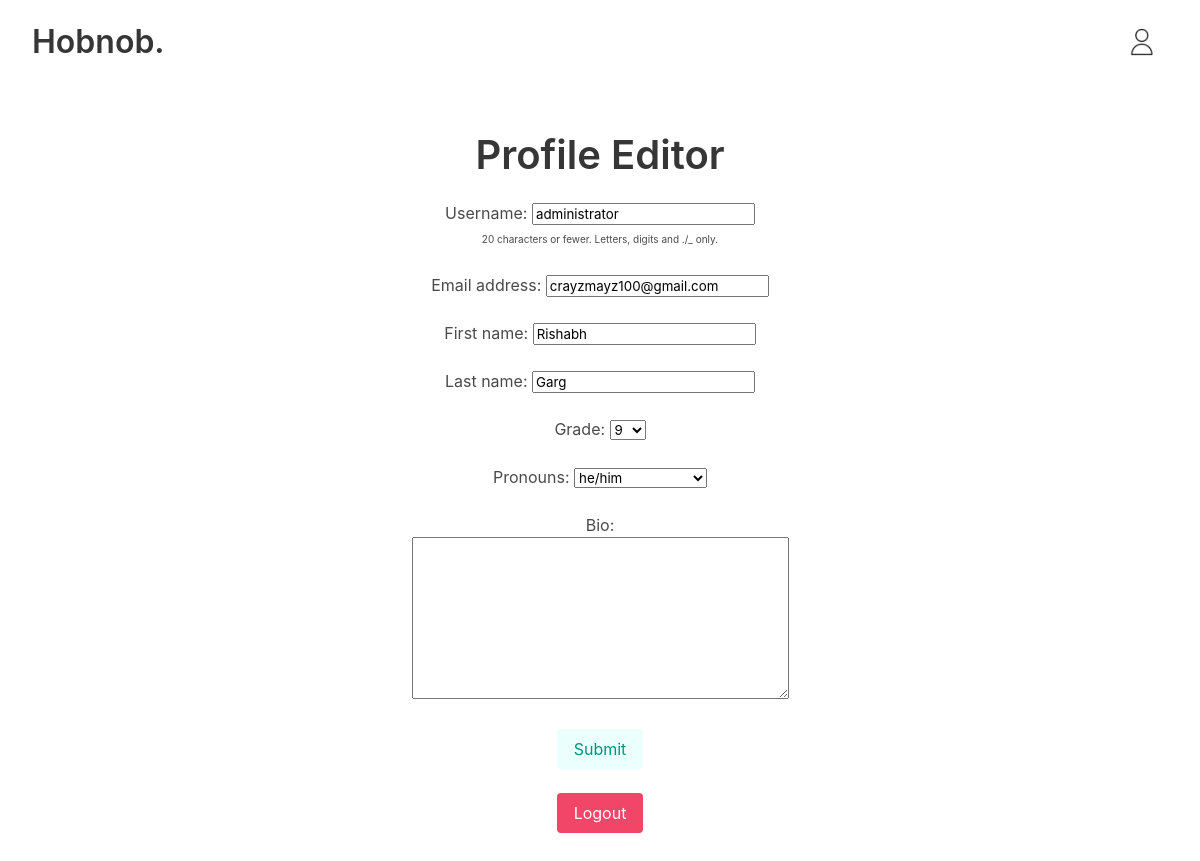
Page /profile/ (signed in) on the earlier database version.
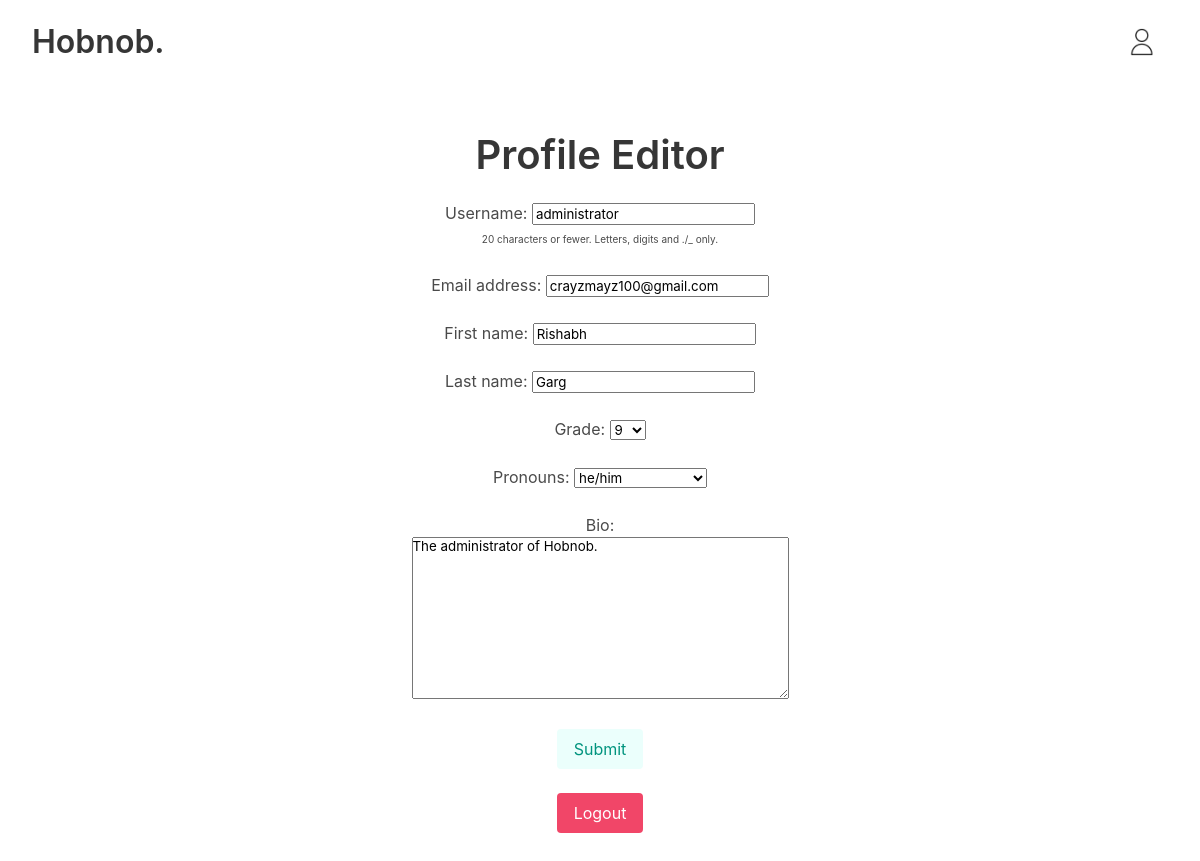
Same page on the later database version.
### WebApp/models.py (models this page shows, shortened)
class User(AbstractUser):
    username_validator = UsernameValidator()
    username = models.CharField(
        _("username"),
        max_length=20,
        unique=True,
        help_text=_(
            "20 characters or fewer. Letters, digits and ./_ only."
        ),
        validators=[username_validator],
        error_messages={
            "unique": _("A user with that username already exists."),
        },
    )
    password_validator = PasswordValidator()
    password = models.CharField(
        _("password"),
        max_length=128,
        validators=[password_validator]
    )
    grade_choices = (
        (9, '9'),
        (10, '10'),
        (11, '11'),
        (12, '12'),
    )
    grade = models.IntegerField(choices=grade_choices, default=9)
    pronoun_choices = (
        ('he/him', 'he/him'),
        ('she/her', 'she/her'),
        ('they/them', 'they/them'),
        ('Prefer Not To Say', 'Prefer Not To Say'),
    )
    pronouns = models.CharField(
        choices=pronoun_choices,
        max_length=20,
        default='Prefer Not To Say'
    )
    school = models.CharField(max_length=100, default='')
    recent_calls = models.ManyToManyField('self', blank=True, symmetrical=False)
    in_queue = models.BooleanField(default=False)
    user_bio = models.TextField(max_length=1000, default='')
    REQUIRED_FIELDS = ["email", "first_name", "last_name",
                       "grade", "pronouns", "school", "password"]

### WebApp/views.py (the view)
# urls.py: path('profile/', views.profile, name='profile'),
@login_required(login_url="login")
def profile(request: HttpRequest) -> HttpResponse:
    if request.method == "POST":
        form: UserEditForm = UserEditForm(request.POST, instance=request.user)
        if form.is_valid():
            form.save()
    else:
        form: UserEditForm = UserEditForm(instance=request.user)
    return render(request, "profile.html", {"form": form})

### WebApp/forms.py
class UserEditForm(forms.ModelForm):
    user_bio = forms.CharField(widget=forms.Textarea(), label='Bio', label_suffix=':\n', required=False)
    class Meta:
        model = User
        fields = ['username', 'email', 'first_name', 'last_name', 'grade', 'pronouns', 'user_bio']

### WebApp/templates/profile.html (shortened to what this page needs)
{% load static %}
<!DOCTYPE html>
<html lang="en">
<head>
    <link rel="stylesheet" href="https://cdn.jsdelivr.net/npm/bulma@0.9.4/css/bulma.min.css">
    <link rel="stylesheet" href="{% static 'css/style.css' %}">
</head>
<body>
    <nav class="navbar py-4">
        <div class="container is-fluid">
            <div class="navbar-brand">
                <a class="navbar-item" href="/">
                    <h1 class="title">Hobnob<strong>.</strong></h1>
                </a>
            </div>
            <div class="navbar-end">
                <a class="navbar-item" href="/call">
                    <img src="{% static 'images/profile.png' %}" alt="Profile Icon">
                </a>
            </div>
        </div>
    </nav>
    <section class="section is-fullheight has-text-centered">
        {% block content %}
        <h2 class="title is-2">Profile Editor</h2>
        <div class="form">
            <form method="post" action="{% url 'profile' %}" class="form">
                {{ form.as_p }}
                <div class="field has-text-centered">
                    <div class="control">
                        <button type="submit" class="button is-light is-primary">Submit</button>
                    </div>
                </div>
            </form>
            <br>
            <form method="post" action="{% url 'logout' %}" class="form">
                <div class="field has-text-centered">
                    <div class="control">
                        <button type="submit" class="button is-danger">Logout</button>
                    </div>
                </div>
            </form>
        </div>
        {% endblock %}
    </section>
</body>

### WebApp/static/css/style.css (style rules this page uses)
div.form p::after { content: "\A\A"; white-space: pre; }
div.form p span.helptext { font-size: 10px; }
div.form p span.helptext::before { content: "\A"; white-space: pre; }

### WebApp/templates/profile.html (style rules this page uses)
label { white-space: pre-line; }

Differences in the rows shown:
changed User "administrator": user_bio (not shown) → "The administrator of Hobnob."
